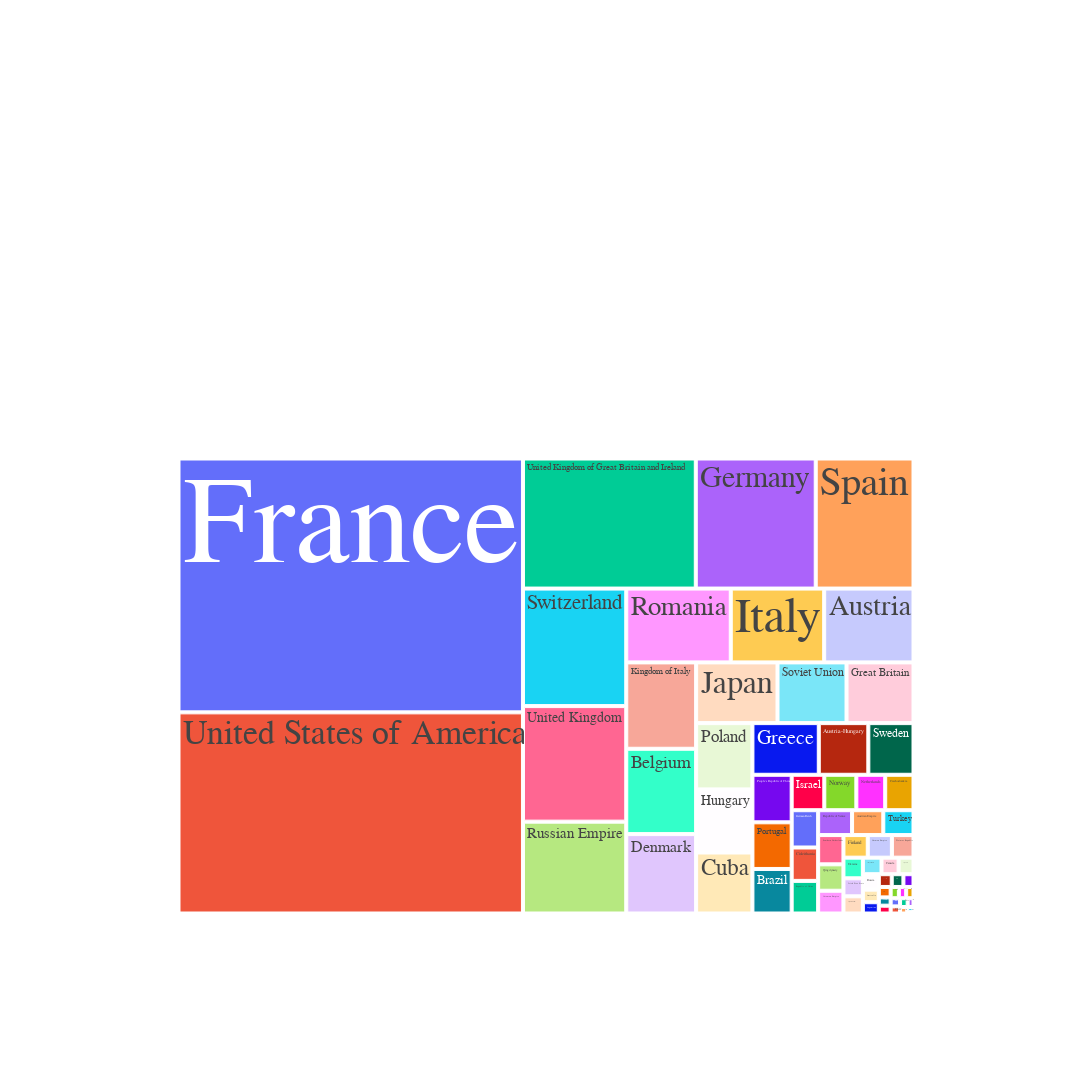

Source (notebook cell):
### Markdown cell above
#### Countries Distribution of all paintings

### Code cell
nationality_dist = all_data_info.groupby('nationality').count()[['artist']]
nationality_dist.reset_index(inplace=True)
fig4 = px.treemap(nationality_dist, path=['nationality'], values = 'artist', width=1800, height=1800)

fig4.update_layout(
    font=dict(
        family="Courier New, monospace",
        size=200,
        color="RebeccaPurple"
    )
)
fig4.show()

### Figure 1 — Plotly figure (JSON) as saved in the notebook; plotly's stock layout.template omitted (floating-point values rounded to 4 significant figures)
{"data": [{"branchvalues": "total", "domain": {"x": [0, 1], "y": [0, 1]}, "hovertemplate": "labels=%{label}<br>artist=%{value}<br>parent=%{parent}<br>id=%{id}<extra></extra>", "ids": ["Argentina", "Australia", "Austria", "Austria-Hungary", "Austrian Empire", "Belgium", "Brazil", "Bulgaria", "Canada", "China", "Cisleithania", "Cuba", "Czechoslovakia", "Denmark", "Duchy of Burgundy", "Dutch Republic", "Estonia", "Finland", "First Republic of Armenia", "France", "German Empire", "German Reich", "Germany", "Great Britain", "Greece", "Habsburg Netherlands", "Holy Roman Empire", "Hungary", "Iceland", "Irish Free State", "Israel", "Italy", "Japan", "Jordan", "Kingdom of France", "Kingdom of Italy", "Kingdom of the Netherlands", "Lithuania", "Mexico", "Nazi Germany", "Netherlands", "Norway", "Ottoman Empire", "People's Republic of China", "Poland", "Portugal", "Qing dynasty", "Republic of China", "Republic of Ireland", "Republic of Venice", "Romania", "Russia", "Russian Empire", "Russian Soviet Federative Socialist Republic", "Southern Netherlands", "Soviet Union", "Spain", "Sweden", "Switzerland", "Taiwan", "Turkey", "Ukraine", "United Kingdom", "United Kingdom of Great Britain and Ireland", "United States of America", "Vietnam", "Wales", "Weimar Republic"], "labels": ["Argentina", "Australia", "Austria", "Austria-Hungary", "Austrian Empire", "Belgium", "Brazil", "Bulgaria", "Canada", "China", "Cisleithania", "Cuba", "Czechoslovakia", "Denmark", "Duchy of Burgundy", "Dutch Republic", "Estonia", "Finland", "First Republic of Armenia", "France", "German Empire", "German Reich", "Germany", "Great Britain", "Greece", "Habsburg Netherlands", "Holy Roman Empire", "Hungary", "Iceland", "Irish Free State", "Israel", "Italy", "Japan", "Jordan", "Kingdom of France", "Kingdom of Italy", "Kingdom of the Netherlands", "Lithuania", "Mexico", "Nazi Germany", "Netherlands", "Norway", "Ottoman Empire", "People's Republic of China", "Poland", "Portugal", "Qing dynasty", "Republic of China", "Republic of Ireland", "Republic of Venice", "Romania", "Russia", "Russian Empire", "Russian Soviet Federative Socialist Republic", "Southern Netherlands", "Soviet Union", "Spain", "Sweden", "Switzerland", "Taiwan", "Turkey", "Ukraine", "United Kingdom", "United Kingdom of Great Britain and Ireland", "United States of America", "Vietnam", "Wales", "Weimar Republic"], "name": "", "parents": ["", "", "", "", "", "", "", "", "", "", "", "", "", "", "", "", "", "", "", "", "", "", "", "", "", "", "", "", "", "", "", "", "", "", "", "", "", "", "", "", "", "", "", "", "", "", "", "", "", "", "", "", "", "", "", "", "", "", "", "", "", "", "", "", "", "", "", ""], "type": "treemap", "values": [35, 39, 1283, 498, 151, 1160, 340, 15, 55, 13, 172, 668, 195, 1079, 19, 16, 9, 107, 60, 17012, 106, 192, 3035, 791, 667, 16, 18, 691, 25, 68, 225, 1342, 961, 6, 48, 1174, 65, 18, 29, 1, 199, 221, 112, 363, 726, 356, 130, 168, 32, 164, 1501, 48, 1846, 1, 144, 815, 2474, 454, 2362, 13, 146, 78, 2322, 4373, 13478, 10, 24, 95]}], "layout": {"font": {"color": "RebeccaPurple", "family": "Courier New, monospace", "size": 200}, "height": 1800, "legend": {"tracegroupgap": 0}, "margin": {"t": 60}, "width": 1800}}
